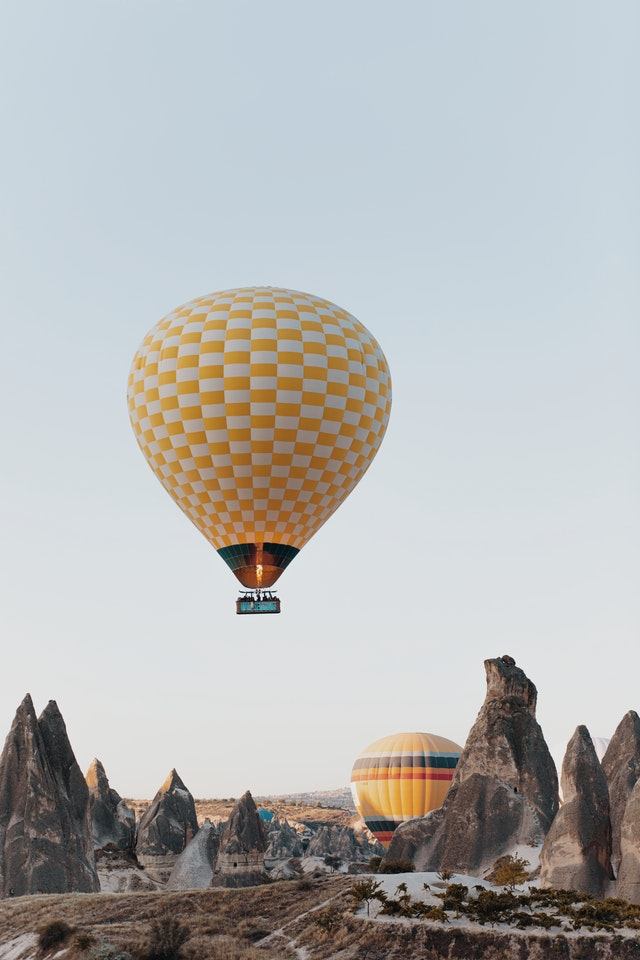
#> input picture 06.Alistirmalar/veriler/aircraft.jpg, 640 x 960 px, given in place of the camera
$ jupyter execute '02.Gerçek zamanlı çokgen algılama.ipynb'
#> lines starting #> are read from the running program, lines starting #| are printed output that depends on the picture; after the words box and inside, x2 and y2 are one past the last pixel; in counts of white or black regions, pixels touching at a corner belong together
[cell 1]
import cv2
import numpy as np

def nothing(x):
    pass

cap = cv2.VideoCapture(0)
cv2.namedWindow("Settings")

cv2.createTrackbar("Lower-Hue","Settings",0,180,nothing)
#> slider 'Lower-Hue' is set to 36
cv2.createTrackbar("Lower-Saturation","Settings",0,255,nothing)
#> slider 'Lower-Saturation' is set to 51
cv2.createTrackbar("Lower-Value","Settings",0,255,nothing)
#> slider 'Lower-Value' is set to 51
cv2.createTrackbar("Upper-Hue","Settings",0,180,nothing)
#> slider 'Upper-Hue' is set to 180
cv2.createTrackbar("Upper-Saturation","Settings",0,255,nothing)
#> slider 'Upper-Saturation' is set to 255
cv2.createTrackbar("Upper-Value","Settings",0,255,nothing)
#> slider 'Upper-Value' is set to 255

font = cv2.FONT_HERSHEY_SIMPLEX


while 1:
    ret,frame = cap.read()
#> frame is the input picture: shape (960, 640, 3); mean B, G, R 179.6, 180.6, 180.1
    frame = cv2.flip(frame,1)
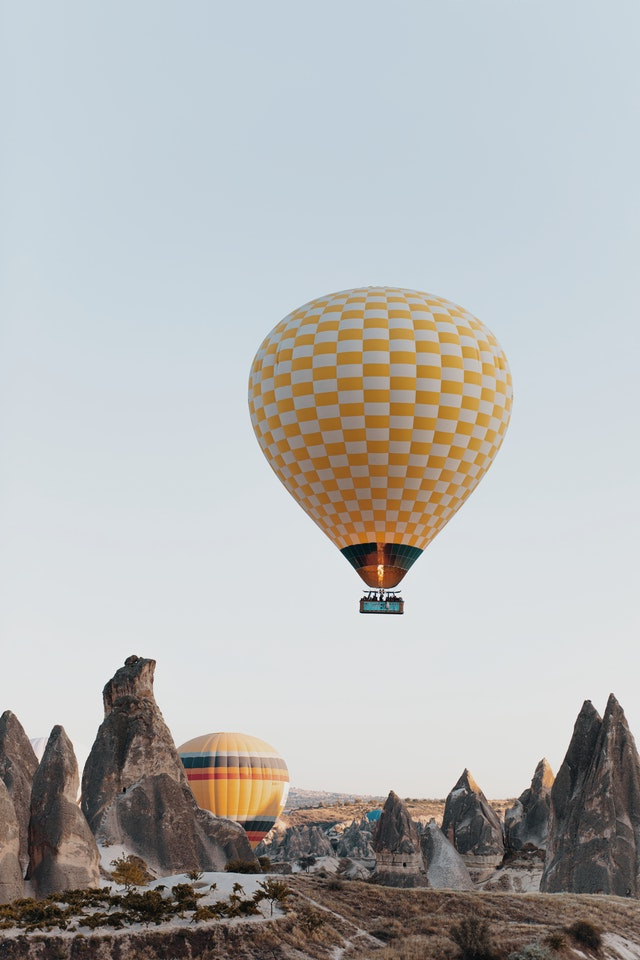
#> frame: shape (960, 640, 3); mean B, G, R 179.6, 180.6, 180.1
    hsv = cv2.cvtColor(frame,cv2.COLOR_BGR2HSV)
#> hsv: shape (960, 640, 3); mean H, S, V 75.4, 33.1, 190.3

    lh = cv2.getTrackbarPos("Lower-Hue","Settings")
    ls = cv2.getTrackbarPos("Lower-Saturation","Settings")
    lv = cv2.getTrackbarPos("Lower-Value","Settings")
    uh = cv2.getTrackbarPos("Upper-Hue","Settings")
    us = cv2.getTrackbarPos("Upper-Saturation","Settings")
    uv = cv2.getTrackbarPos("Upper-Value","Settings")

    lower_color = np.array([lh,ls,lv])
    upper_color = np.array([uh,us,uv])

    mask = cv2.inRange(hsv,lower_color,upper_color)
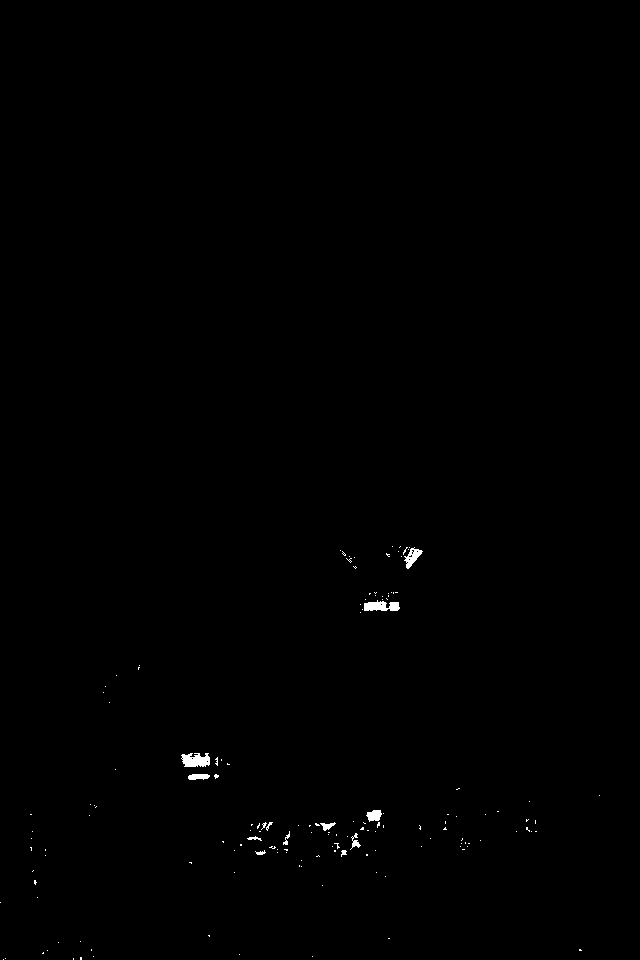
#> mask: shape (960, 640); 0.28% white; 150 white regions (138 under 20 px), largest, box (x1, y1, x2, y2) and area: (181, 753, 210, 767) 316, (364, 600, 400, 611) 283, (404, 547, 423, 569) 185
    kernel = np.ones((5,5),np.uint8)
    mask = cv2.erode(mask,kernel)
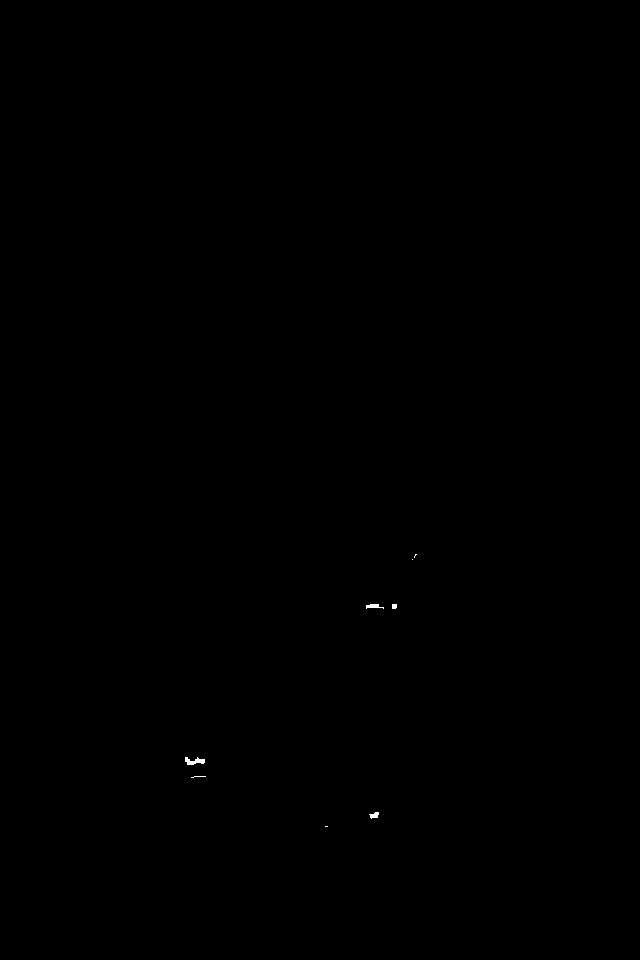
#> mask: shape (960, 640); 0.04% white; 8 white regions (4 under 20 px)

    contours,_ = cv2.findContours(mask,cv2.RETR_TREE,cv2.CHAIN_APPROX_SIMPLE)
#> contours = 8 contours, 5 with area under 20; largest, box (x1, y1, x2, y2) and area: (185, 757, 205, 765) 70, (366, 604, 384, 609) 34, (369, 812, 379, 819) 31

    for cnt in contours:
        area  = cv2.contourArea(cnt)

        epsilon = 0.02*cv2.arcLength(cnt,True)
        approx = cv2.approxPolyDP(cnt,epsilon,True)

        x = approx.ravel()[0]
        y = approx.ravel()[1]

        if area > 400:
            cv2.drawContours(frame,[approx],0,(0,0,0),5)

            if len(approx)==3:
                cv2.putText(frame,"Triangle",(x,y),font,1,(0,0,0))

            elif len(approx)==4:
                cv2.putText(frame,"Rectangle",(x,y),font,1,(0,0,0))

            elif len(approx)>6:
                cv2.putText(frame,"Circle",(x,y),font,1,(0,0,0))
#> this loop made 8 passes
#> (area, epsilon, x, y) on passes 2, 4, 6: (31, 0.53, 378, 812), (69.5, 1.11, 185, 757), (34, 0.833, 366, 605)

    cv2.imshow("frame",frame)
    cv2.imshow("mask",mask)

    if cv2.waitKey(3) & 0xFF == ord('q'):
#> (key q is pressed here)
        break

cap.release()
cv2.destroyAllWindows()
